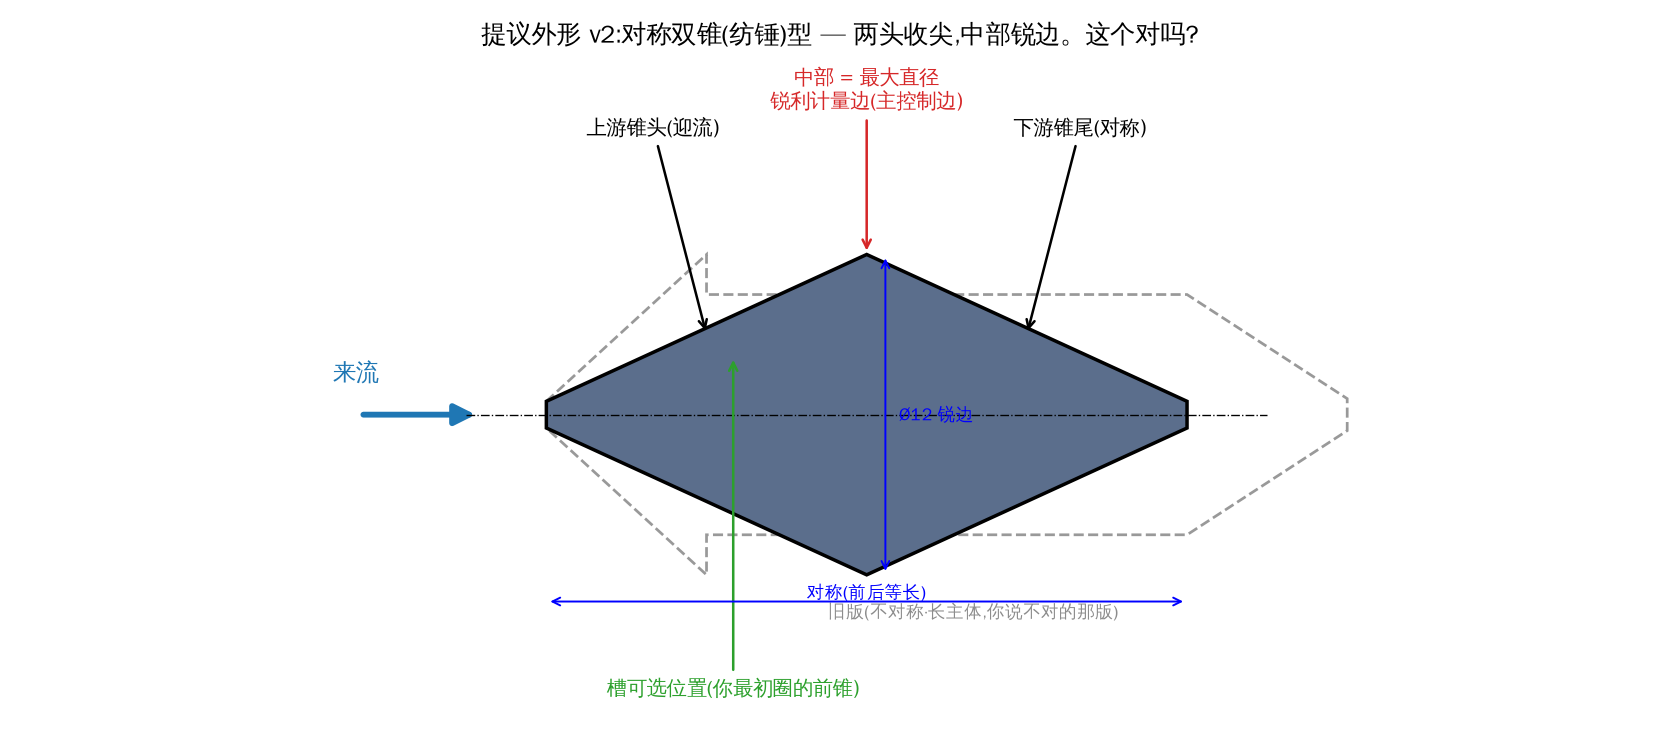

Recreate this plot in Python.
"""Proposed float outline v2: symmetric bi-conical (spindle). Flow from the left."""
import numpy as np
import matplotlib
matplotlib.use("Agg")
import matplotlib.pyplot as plt
from matplotlib.patches import Polygon, FancyArrowPatch
from matplotlib import font_manager as fm

zh = fm.FontProperties(family="WenQuanYi Zen Hei")
plt.rcParams["font.family"] = "WenQuanYi Zen Hei"
plt.rcParams["axes.unicode_minus"] = False


def full_section(upper):
    return upper + [(a, -r) for (a, r) in upper[::-1]]


# NEW: symmetric bi-cone (spindle) -- pointed both ends, sharp max-dia rim in the middle
NEW = full_section([(0, 0.5), (12, 6.0), (24, 0.5)])
# OLD ghost: the asymmetric necked float actually simulated before
OLD = full_section([(0, 0.5), (6, 6.0), (6, 4.5), (24, 4.5), (30, 0.6)])

fig, ax = plt.subplots(figsize=(12, 5.4))
ax.add_patch(Polygon(OLD, closed=True, facecolor="none", edgecolor="0.6", ls="--", lw=1.4))
ax.text(16, -7.6, "旧版(不对称·长主体,你说不对的那版)", fontproperties=zh,
        color="0.55", fontsize=9, ha="center")

ax.add_patch(Polygon(NEW, closed=True, facecolor="#5b6e8c", edgecolor="k", lw=1.8))
ax.plot([-3, 27], [0, 0], "k-.", lw=0.7)

ax.add_patch(FancyArrowPatch((-7, 0), (-2.5, 0), arrowstyle="-|>", mutation_scale=22,
                             color="#1f77b4", lw=3))
ax.text(-8, 1.3, "来流", fontproperties=zh, color="#1f77b4", fontsize=12)


def co(text, xy, xytext, c="k"):
    ax.annotate(text, xy=xy, xytext=xytext, fontproperties=zh, fontsize=10.5, color=c,
                ha="center", arrowprops=dict(arrowstyle="->", color=c, lw=1.3))


co("上游锥头(迎流)", (6, 3.0), (4, 10.5), "k")
co("中部 = 最大直径\n锐利计量边(主控制边)", (12, 6.0), (12, 11.5), "tab:red")
co("下游锥尾(对称)", (18, 3.0), (20, 10.5), "k")
co("槽可选位置(你最初圈的前锥)", (7, 2.2), (7, -10.5), "tab:green")

ax.annotate("", (0, -7.0), (24, -7.0), arrowprops=dict(arrowstyle="<->", color="b"))
ax.text(12, -7.0, "对称(前后等长)", fontproperties=zh, color="b", fontsize=9,
        ha="center", va="bottom")
ax.annotate("", (12.7, -6), (12.7, 6), arrowprops=dict(arrowstyle="<->", color="b"))
ax.text(13.2, 0, "Ø12 锐边", fontproperties=zh, color="b", fontsize=9, va="center")

ax.set_title("提议外形 v2:对称双锥(纺锤)型 — 两头收尖,中部锐边。这个对吗?",
             fontproperties=zh, fontsize=13, fontweight="bold")
ax.set_xlim(-9, 31); ax.set_ylim(-12, 13.5)
ax.set_aspect("equal"); ax.axis("off")
fig.tight_layout()
fig.savefig(__file__.rsplit("/", 1)[0] + "/float_shape_proposal2.png", dpi=140)
print("saved float_shape_proposal2.png")
